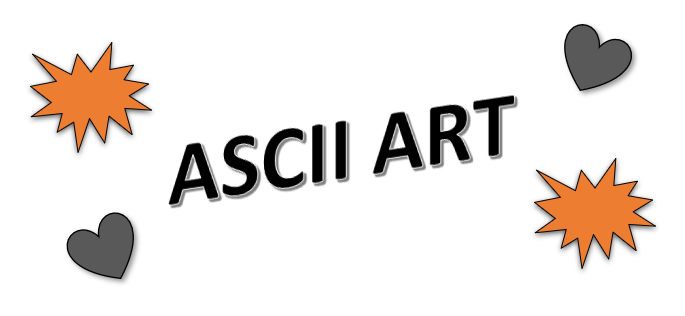
#> input picture images/asciiart.png, 685 x 316 px, given in place of texas.jpg, which was not available
$ python ivp.py
#> lines starting #> are read from the running program, lines starting #| are printed output that depends on the picture; pictures that were not available may be replaced by others from this repository, and a replacement may not be noted
import cv2

import numpy as np

from matplotlib import pyplot as plt

from matplotlib.colors import Normalize

import matplotlib.cm as cm


def _main():
    # cut an image up into blocks of 8x8 pixels blocksize

    # print height and width

    # the image is cropped, such that its height and width is a multiple of blocksize

    B = 8

    fn3 = 'C:/Users/robjl/Documents/DKE 2020/Introduction to Image and Video Processing/Project_3/images/texas.jpg'

    img1 = cv2.imread(fn3, 0)
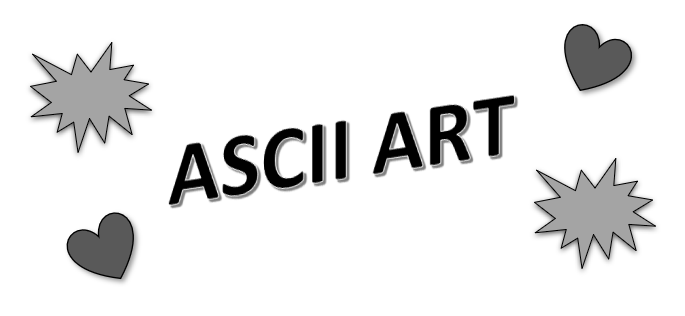
#> img1: shape (316, 685); min 0, max 255, mean 232.1

    h, w = np.array(img1.shape[:2]) // B * B
#> h = 312; w = 680

    print(h)
#| 312

    print(w)
#| 680

    img1 = img1[:h, :w]
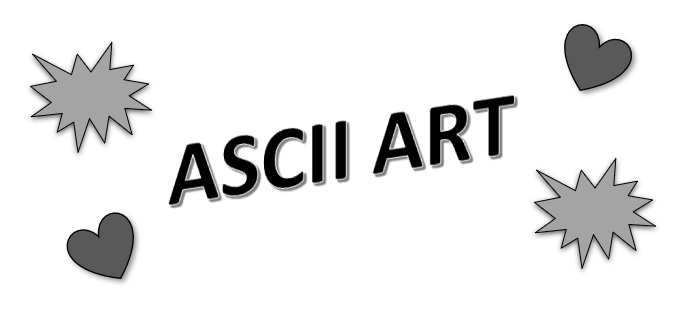
#> img1: shape (312, 680); min 0, max 255, mean 231.7

    # run each block through an 8x8 2D Discrete Cosine Transform (cv2.dct())

    # the transformed image is stored in a variable (trans) and saved into the file 'transformed.jpg'

    blocksV = h // B
#> blocksV = 39

    blocksH = w // B
#> blocksH = 85

    vis0 = np.zeros((h, w), np.float32)

    trans = np.zeros((h, w), np.float32)

    vis0[:h, :w] = img1

    for row in range(blocksV):

        for col in range(blocksH):
            currentblock = cv2.dct(vis0[row * B:(row + 1) * B, col * B:(col + 1) * B])

            trans[row * B:(row + 1) * B, col * B:(col + 1) * B] = currentblock
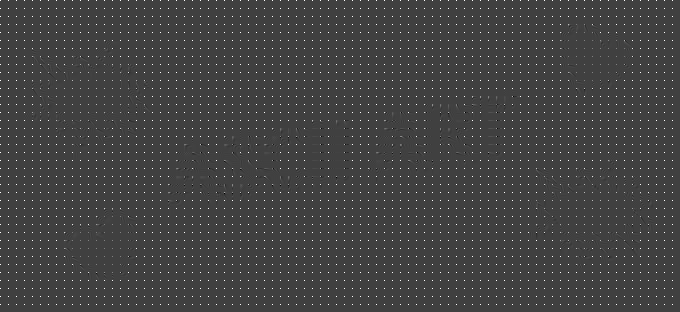
#> trans: shape (312, 680) float32; min -697.1, max 2040, mean 29; drawn with min black and max white

    cv2.imwrite('transformed.jpg', trans)
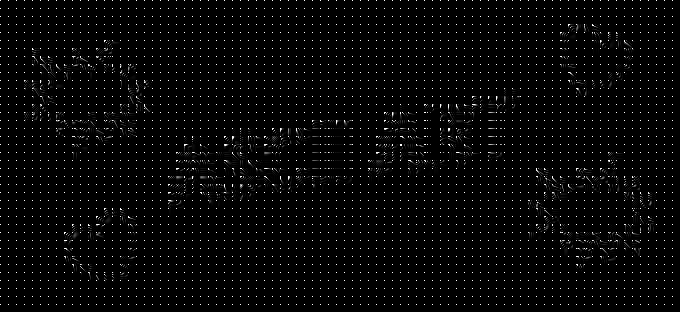
#> saved as transformed.jpg: shape (312, 680); min 0, max 255, mean 6

    plt.imshow(img1, cmap="gray")

#> (the run stopped early here; a loop or call above may not have finished)
